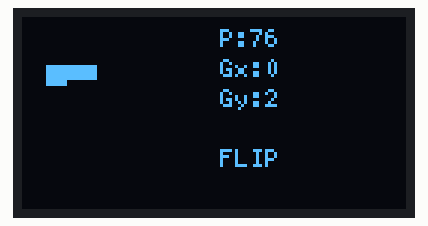
A sketch run on a simulated ESP8266 (NodeMCU). Shown: 128×64 one-colour display. Random numbers use the default seed unless the sketch sets one; what the sketch prints to the serial monitor is not drawn.

Above: at 0.33 s.
At 6.2 s:
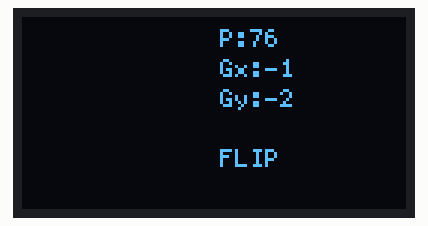
At 10.4 s:
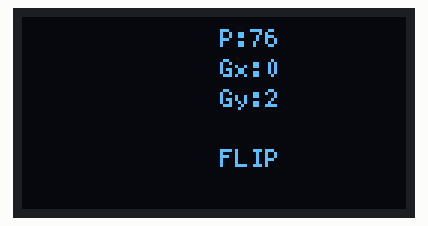
At 18.5 s:
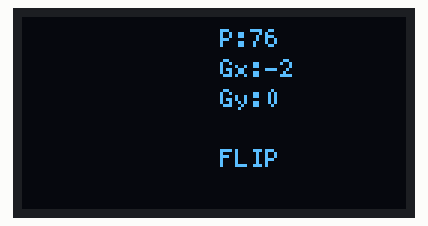
At 23.8 s:
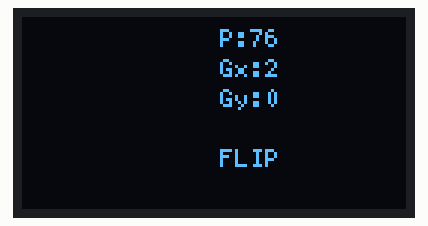
At 37.3 s:
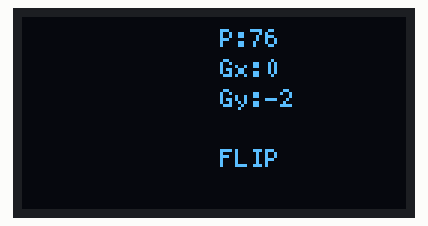

The sketch:

flip__.ino
```cpp
// ESP32/ESP8266 版本，32x32 网格，30% 液体粒子

#include <Wire.h>
#include <U8g2lib.h>

// ESP32: SDA=GPIO21, SCL=GPIO22
// ESP8266: SDA=GPIO4, SCL=GPIO5
#ifdef ESP32
  #define SDA_PIN 21
  #define SCL_PIN 22
#else
  #define SDA_PIN 4
  #define SCL_PIN 5
#endif

U8G2_SSD1306_128X64_NONAME_F_SW_I2C u8g2(U8G2_R0, /* clock=*/ SCL_PIN, /* data=*/ SDA_PIN, /* reset=*/ U8X8_PIN_NONE);

#define ROWS 16
#define COLS 16
#define TOTAL_CELLS (ROWS * COLS)
#define LIQUID_RATIO 0.3
#define NUM_PARTICLES (int)(TOTAL_CELLS * LIQUID_RATIO)

// ========== 可调物理参数 ==========
float GRAVITY_STRENGTH = 0.3;          // 重力强度
float GRAVITY_ANGLE_SPEED = 0.015;     // 重力旋转速度
float DT = 0.1;                        // 时间步长
int PRESSURE_ITERATIONS = 20;          // 压力求解迭代次数
float FLIP_BLENDING = 0.95;            // FLIP/PIC 混合系数 (0=PIC, 1=FLIP)
// ==================================

// 粒子（拉格朗日视角）
struct Particle {
  float x, y;        // 位置
  float u, v;        // 速度
};

Particle particles[NUM_PARTICLES];

// 交错网格 MAC
// 速度存储在格子边缘
struct MACGrid {
  float u[ROWS][COLS+1];      // x方向速度，存储在左右边缘 (i+0.5, j)
  float v[ROWS+1][COLS];      // y方向速度，存储在上下边缘 (i, j+0.5)
  float uPrev[ROWS][COLS+1];  // 上一帧速度（FLIP用）
  float vPrev[ROWS+1][COLS];
  float pressure[ROWS][COLS]; // 压力，存储在格子中心
  bool isFluid[ROWS][COLS];   // 流体标记
  float phi[ROWS][COLS];      //  signed distance function（表面追踪）
};

MACGrid grid;

float angle = 0;
float gravityX = 0, gravityY = 0;

void setup() {
  Serial.begin(115200);
  delay(100);

  Wire.begin(SDA_PIN, SCL_PIN);
  u8g2.begin();
  u8g2.setFont(u8g2_font_5x7_tf);
  u8g2.setDrawColor(1);

  initFluid();

  Serial.print("FLIP Fluid: ");
  Serial.print(COLS);
  Serial.print("x");
  Serial.print(ROWS);
  Serial.print(" Grid, ");
  Serial.print(NUM_PARTICLES);
  Serial.println(" Particles");
}

// ========== 1. 初始化 ==========
void initFluid() {
  // 清空网格
  memset(&grid, 0, sizeof(grid));

  // 初始化粒子（底部聚集）
  int idx = 0;
  for (int y = ROWS - 8; y < ROWS && idx < NUM_PARTICLES; y++) {
    for (int x = 4; x < COLS - 4 && idx < NUM_PARTICLES; x += 1) {
      // 每个格子内随机分布4个粒子
      for (int py = 0; py < 2 && idx < NUM_PARTICLES; py++) {
        for (int px = 0; px < 2 && idx < NUM_PARTICLES; px++) {
          particles[idx].x = x + 0.25 + px * 0.5;
          particles[idx].y = y + 0.25 + py * 0.5;
          particles[idx].u = 0;
          particles[idx].v = 0;
          idx++;
        }
      }
    }
  }

  // 随机填充剩余
  while (idx < NUM_PARTICLES) {
    particles[idx].x = random(4, COLS - 4) + random(100) / 100.0;
    particles[idx].y = random(ROWS / 2, ROWS - 4) + random(100) / 100.0;
    particles[idx].u = 0;
    particles[idx].v = 0;
    idx++;
  }
}

// ========== 2. 粒子 -> 网格 (PIC) ==========
void particlesToGrid() {
  // 清零并标记
  for (int j = 0; j < ROWS; j++) {
    for (int i = 0; i < COLS; i++) {
      grid.isFluid[j][i] = false;
      grid.phi[j][i] = 999;  // 空气
    }
  }

  for (int j = 0; j < ROWS; j++) {
    for (int i = 0; i <= COLS; i++) {
      grid.u[j][i] = 0;
      grid.uPrev[j][i] = grid.u[j][i];
    }
  }
  for (int j = 0; j <= ROWS; j++) {
    for (int i = 0; i < COLS; i++) {
      grid.v[j][i] = 0;
      grid.vPrev[j][i] = grid.v[j][i];
    }
  }

  // 计算权重和
  float weightU[ROWS][COLS+1] = {0};
  float weightV[ROWS+1][COLS] = {0};

  // 散布粒子到网格
  for (int p = 0; p < NUM_PARTICLES; p++) {
    float x = particles[p].x;
    float y = particles[p].y;

    // 标记流体格子
    int gi = (int)x;
    int gj = (int)y;
    if (gi >= 0 && gi < COLS && gj >= 0 && gj < ROWS) {
      grid.isFluid[gj][gi] = true;
      // 简单的SDF估计
      float dist = sqrt((x - gi - 0.5)*(x - gi - 0.5) + (y - gj - 0.5)*(y - gj - 0.5));
      if (dist < grid.phi[gj][gi]) grid.phi[gj][gi] = dist;
    }

    // 双线性权重散布到 u 网格 (交错网格)
    // u 存储在 (i+0.5, j)
    float xu = x;
    float yu = y;
    int iu = (int)(xu - 0.5);
    int ju = (int)yu;

    for (int jOff = 0; jOff <= 1; jOff++) {
      for (int iOff = 0; iOff <= 1; iOff++) {
        int i = iu + iOff;
        int j = ju + jOff;
        if (i < 0 || i > COLS || j < 0 || j >= ROWS) continue;

        float wx = 1.0 - abs(xu - (i + 0.5));
        float wy = 1.0 - abs(yu - j);
        float w = wx * wy;

        if (w > 0) {
          grid.u[j][i] += particles[p].u * w;
          weightU[j][i] += w;
        }
      }
    }

    // 双线性权重散布到 v 网格
    // v 存储在 (i, j+0.5)
    float xv = x;
    float yv = y;
    int iv = (int)xv;
    int jv = (int)(yv - 0.5);

    for (int jOff = 0; jOff <= 1; jOff++) {
      for (int iOff = 0; iOff <= 1; iOff++) {
        int i = iv + iOff;
        int j = jv + jOff;
        if (i < 0 || i >= COLS || j < 0 || j > ROWS) continue;

        float wx = 1.0 - abs(xv - i);
        float wy = 1.0 - abs(yv - (j + 0.5));
        float w = wx * wy;

        if (w > 0) {
          grid.v[j][i] += particles[p].v * w;
          weightV[j][i] += w;
        }
      }
    }
  }

  // 归一化
  for (int j = 0; j < ROWS; j++) {
    for (int i = 0; i <= COLS; i++) {
      if (weightU[j][i] > 0.001) {
        grid.u[j][i] /= weightU[j][i];
      }
    }
  }
  for (int j = 0; j <= ROWS; j++) {
    for (int i = 0; i < COLS; i++) {
      if (weightV[j][i] > 0.001) {
        grid.v[j][i] /= weightV[j][i];
      }
    }
  }
}

// ========== 3. 添加外力（重力） ==========
void addExternalForces() {
  // 更新重力方向
  angle += GRAVITY_ANGLE_SPEED;
  if (angle > 2 * PI) angle -= 2 * PI;
  gravityX = sin(angle) * GRAVITY_STRENGTH;
  gravityY = cos(angle) * GRAVITY_STRENGTH;

  // 对流体格子应用重力
  for (int j = 0; j < ROWS; j++) {
    for (int i = 0; i <= COLS; i++) {
      // u 速度受 x 方向重力
      int gi = (i < COLS) ? i : COLS - 1;
      if (grid.isFluid[j][gi]) {
        grid.u[j][i] += gravityX * DT;
      }
    }
  }
  for (int j = 0; j <= ROWS; j++) {
    for (int i = 0; i < COLS; i++) {
      // v 速度受 y 方向重力
      int gj = (j < ROWS) ? j : ROWS - 1;
      if (grid.isFluid[gj][i]) {
        grid.v[j][i] += gravityY * DT;
      }
    }
  }
}

// ========== 4. 压力投影（不可压缩） ==========
void pressureProjection() {
  // 初始化压力
  for (int j = 0; j < ROWS; j++) {
    for (int i = 0; i < COLS; i++) {
      grid.pressure[j][i] = 0;
    }
  }

  // 计算散度（速度场的散度）
  float divergence[ROWS][COLS] = {0};

  for (int j = 0; j < ROWS; j++) {
    for (int i = 0; i < COLS; i++) {
      if (!grid.isFluid[j][i]) continue;

      // div(u) = du/dx + dv/dy
      // 在格子中心计算
      float du_dx = grid.u[j][i+1] - grid.u[j][i];
      float dv_dy = grid.v[j+1][i] - grid.v[j][i];
      divergence[j][i] = du_dx + dv_dy;
    }
  }

  // 雅可比迭代求解压力泊松方程：laplacian(p) = div(u) / DT
  for (int iter = 0; iter < PRESSURE_ITERATIONS; iter++) {
    float maxResidual = 0;

    for (int j = 0; j < ROWS; j++) {
      for (int i = 0; i < COLS; i++) {
        if (!grid.isFluid[j][i]) continue;

        // 邻居压力（空气格子压力为0）
        float pLeft = (i > 0 && grid.isFluid[j][i-1]) ? grid.pressure[j][i-1] : 0;
        float pRight = (i < COLS-1 && grid.isFluid[j][i+1]) ? grid.pressure[j][i+1] : 0;
        float pBottom = (j > 0 && grid.isFluid[j-1][i]) ? grid.pressure[j-1][i] : 0;
        float pTop = (j < ROWS-1 && grid.isFluid[j+1][i]) ? grid.pressure[j+1][i] : 0;

        // 固体边界：压力梯度为0（Neumann边界）
        if (i == 0 || !grid.isFluid[j][i-1]) pLeft = grid.pressure[j][i];
        if (i == COLS-1 || !grid.isFluid[j][i+1]) pRight = grid.pressure[j][i];
        if (j == 0 || !grid.isFluid[j-1][i]) pBottom = grid.pressure[j][i];
        if (j == ROWS-1 || !grid.isFluid[j+1][i]) pTop = grid.pressure[j][i];

        // 邻居数量（用于Jacobi迭代）
        int numNeighbors = 4;
        if (i == 0) numNeighbors--;
        if (i == COLS-1) numNeighbors--;
        if (j == 0) numNeighbors--;
        if (j == ROWS-1) numNeighbors--;

        if (numNeighbors == 0) continue;

        // 泊松方程：laplacian(p) = divergence / DT
        // 离散形式：(pLeft + pRight + pBottom + pTop - 4*p) = divergence / DT
        float newP = (pLeft + pRight + pBottom + pTop - divergence[j][i] / DT) / numNeighbors;

        float residual = abs(newP - grid.pressure[j][i]);
        if (residual > maxResidual) maxResidual = residual;

        grid.pressure[j][i] = newP;
      }
    }
  }

  // 应用压力梯度修正速度：u_new = u_old - DT * grad(p)
  for (int j = 0; j < ROWS; j++) {
    for (int i = 0; i <= COLS; i++) {
      int gi = (i < COLS) ? i : COLS - 1;
      if (!grid.isFluid[j][gi]) continue;

      // dp/dx 在 u 位置
      float pLeft = (i > 0) ? grid.pressure[j][i-1] : 0;
      float pRight = (i < COLS) ? grid.pressure[j][i] : 0;
      if (i == 0) pLeft = pRight;
      if (i == COLS) pRight = pLeft;

      grid.u[j][i] -= DT * (pRight - pLeft);
    }
  }
  for (int j = 0; j <= ROWS; j++) {
    for (int i = 0; i < COLS; i++) {
      int gj = (j < ROWS) ? j : ROWS - 1;
      if (!grid.isFluid[gj][i]) continue;

      // dp/dy 在 v 位置
      float pBottom = (j > 0) ? grid.pressure[j-1][i] : 0;
      float pTop = (j < ROWS) ? grid.pressure[j][i] : 0;
      if (j == 0) pBottom = pTop;
      if (j == ROWS) pTop = pBottom;

      grid.v[j][i] -= DT * (pTop - pBottom);
    }
  }
}

// ========== 5. 边界条件 ==========
void applyBoundaryConditions() {
  // 固体墙：无穿透
  for (int j = 0; j < ROWS; j++) {
    grid.u[j][0] = 0;           // 左墙
    grid.u[j][COLS] = 0;        // 右墙
  }
  for (int i = 0; i < COLS; i++) {
    grid.v[0][i] = 0;           // 底墙
    grid.v[ROWS][i] = 0;        // 顶墙
  }

  // 自由表面边界（空气-流体界面）：压力为0（已处理）
}

// ========== 6. 网格 -> 粒子 (FLIP/PIC) ==========
void gridToParticles() {
  for (int p = 0; p < NUM_PARTICLES; p++) {
    float x = particles[p].x;
    float y = particles[p].y;

    // 双线性插值获取网格 u 速度
    float xu = x;
    float yu = y;
    int iu = (int)(xu - 0.5);
    int ju = (int)yu;

    float picU = 0;
    float deltaU = 0;
    float weightSum = 0;

    for (int jOff = 0; jOff <= 1; jOff++) {
      for (int iOff = 0; iOff <= 1; iOff++) {
        int i = iu + iOff;
        int j = ju + jOff;
        if (i < 0 || i > COLS || j < 0 || j >= ROWS) continue;

        float wx = 1.0 - abs(xu - (i + 0.5));
        float wy = 1.0 - abs(yu - j);
        float w = wx * wy;

        if (w > 0) {
          picU += grid.u[j][i] * w;
          deltaU += (grid.u[j][i] - grid.uPrev[j][i]) * w;
          weightSum += w;
        }
      }
    }
    if (weightSum > 0.001) {
      picU /= weightSum;
      deltaU /= weightSum;
    }

    // FLIP 速度 = 旧速度 + 速度变化
    float flipU = particles[p].u + deltaU;

    // 混合
    particles[p].u = FLIP_BLENDING * flipU + (1.0 - FLIP_BLENDING) * picU;

    // 双线性插值获取网格 v 速度
    float xv = x;
    float yv = y;
    int iv = (int)xv;
    int jv = (int)(yv - 0.5);

    float picV = 0;
    float deltaV = 0;
    weightSum = 0;

    for (int jOff = 0; jOff <= 1; jOff++) {
      for (int iOff = 0; iOff <= 1; iOff++) {
        int i = iv + iOff;
        int j = jv + jOff;
        if (i < 0 || i >= COLS || j < 0 || j > ROWS) continue;

        float wx = 1.0 - abs(xv - i);
        float wy = 1.0 - abs(yv - (j + 0.5));
        float w = wx * wy;

        if (w > 0) {
          picV += grid.v[j][i] * w;
          deltaV += (grid.v[j][i] - grid.vPrev[j][i]) * w;
          weightSum += w;
        }
      }
    }
    if (weightSum > 0.001) {
      picV /= weightSum;
      deltaV /= weightSum;
    }

    float flipV = particles[p].v + deltaV;
    particles[p].v = FLIP_BLENDING * flipV + (1.0 - FLIP_BLENDING) * picV;
  }
}

// ========== 7. 粒子平流 ==========
void advectParticles() {
  for (int p = 0; p < NUM_PARTICLES; p++) {
    // RK2 积分
    float xMid = particles[p].x + particles[p].u * DT * 0.5;
    float yMid = particles[p].y + particles[p].v * DT * 0.5;

    // 边界限制（简单处理）
    if (xMid < 0.5) xMid = 0.5;
    if (xMid > COLS - 0.5) xMid = COLS - 0.5;
    if (yMid < 0.5) yMid = 0.5;
    if (yMid > ROWS - 0.5) yMid = ROWS - 0.5;

    particles[p].x += particles[p].u * DT;
    particles[p].y += particles[p].v * DT;

    // 硬边界反弹
    if (particles[p].x < 0.5) {
      particles[p].x = 0.5;
      particles[p].u *= -0.5;
    }
    if (particles[p].x > COLS - 0.5) {
      particles[p].x = COLS - 0.5;
      particles[p].u *= -0.5;
    }
    if (particles[p].y < 0.5) {
      particles[p].y = 0.5;
      particles[p].v *= -0.5;
    }
    if (particles[p].y > ROWS - 0.5) {
      particles[p].y = ROWS - 0.5;
      particles[p].v *= -0.5;
    }
  }
}

// ========== 主循环 ==========
void updatePhysics() {
  // 完整的 FLIP 算法步骤
  particlesToGrid();           // 1. 粒子->网格 (散布)
  addExternalForces();         // 2. 添加外力
  pressureProjection();        // 3. 压力投影（泊松求解）
  applyBoundaryConditions();   // 4. 边界条件
  gridToParticles();           // 5. 网格->粒子 (FLIP)
  advectParticles();           // 6. 粒子平流
}

// ========== 显示 ==========
void drawToOLED() {
  u8g2.clearBuffer();

  // 绘制粒子（每个粒子 2x2 像素）
  for (int p = 0; p < NUM_PARTICLES; p++) {
    int x = (int)(particles[p].x * 2);
    int y = (int)(particles[p].y * 2);
    if (x >= 0 && x < 64 && y >= 0 && y < 64) {
      u8g2.drawBox(x, y, 2, 2);
    }
  }

  // 信息栏
  u8g2.setCursor(66, 10);
  u8g2.print("P:");
  u8g2.print(NUM_PARTICLES);

  u8g2.setCursor(66, 20);
  u8g2.print("Gx:");
  u8g2.print((int)(gravityX * 10));

  u8g2.setCursor(66, 30);
  u8g2.print("Gy:");
  u8g2.print((int)(gravityY * 10));

  u8g2.setCursor(66, 50);
  u8g2.print("FLIP");

  u8g2.sendBuffer();
}

void loop() {
  updatePhysics();
  drawToOLED();
  delay(0);
}
```

Measured:
- what the display in image 4 shows lasts 1.2 s, from 23.8 s to 25.0 s
